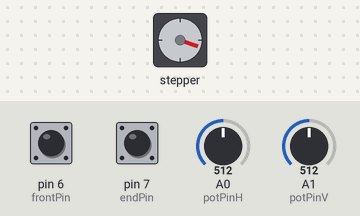
The sketch below on a simulated Arduino Uno, built with avr-gcc and run on an emulated ATmega328P. On the bench: stepper motor. Wiring (inferred from the names in the program): stepper motor driver (200 steps per turn assumed): step pin 8; direction pin 9. The test bench sets the inputs (shaded band); at power-on: A1 (potPinV) = 512, pin 6 (frontPin) HIGH, pin 7 (endPin) HIGH, A0 (potPinH) = 512.

Above: at 1.2 s.
1.3 s: A1 (potPinV) set to 716
At 1.65 s:
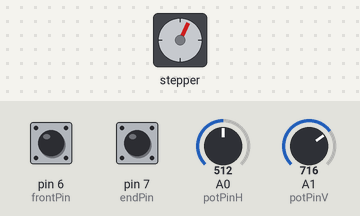
4.3 s: pin 6 (frontPin) pulled LOW for 0.15 s
At 4.66 s:
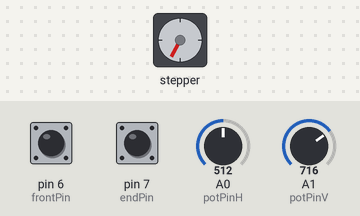
7.4 s: pin 7 (endPin) pulled LOW for 0.15 s
At 7.67 s:
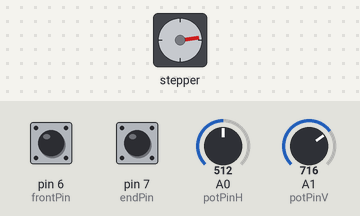
10.5 s: pin 6 (frontPin) pulled LOW for 1 s
13.5 s: pin 7 (endPin) pulled LOW for 1 s
Timing chart, 0 to 17.5 s (numbered marks = the images above; inputs shaded):
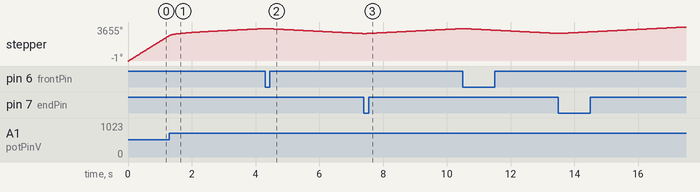

The sketch:

sliderA4988.ino
```cpp
int speedMax = 250;
int speedMin = 5000;
int speedy = 250;
int PotH = 0;
int PotV = 0;
String dir = "left";
const int motorDirPin = 9; //digital pin 2
const int motorStepPin = 8; //digital pin 3
const int endPin=7;
const int frontPin=6;
int potPinH = A0;
int potPinV = A1;
void setup() {
  Serial.begin(9600);
  pinMode(motorDirPin, OUTPUT);
  pinMode(motorStepPin, OUTPUT);
  digitalWrite(motorDirPin, LOW);
  digitalWrite(motorStepPin, LOW);
  pinMode(frontPin, INPUT);
  pinMode(endPin, INPUT);
  digitalWrite(frontPin, HIGH);
  digitalWrite(endPin, HIGH);
}

void loop() {
  PotH = analogRead(potPinH);
  PotH = map(PotH, 0, 1023, -100, 100);
  PotV = analogRead(potPinV);
  PotV = map(PotV, 0, 1023, 500, -500);
  if(PotV>50){
    if(speedy > speedMax){
      speedy-=PotV/10;
      //Serial.print("++++++++++++++++");
    }
  }else if(PotV<-50){
    if(speedy < speedMin){
      speedy-=PotV/10;
      //Serial.print("----------------");
    }
  }
  if(speedy > speedMin){
    speedy=speedMin;
  }
  if(speedy < speedMax){
    speedy=speedMax;
  }
  /*
  Serial.print(PotV);
  Serial.print(":");
  Serial.println(speedy);
  */
  if(digitalRead(frontPin)==LOW){
    dir="right";
  }else if(digitalRead(endPin)==LOW){
    dir="left";
  }
  digitalWrite(motorStepPin, HIGH);
  delayMicroseconds(speedy);
  digitalWrite(motorStepPin, LOW);
  delayMicroseconds(speedy);
  if(dir=="right"){
    digitalWrite(motorDirPin, LOW);
  }else{
    digitalWrite(motorDirPin, HIGH);
  }
}
```
